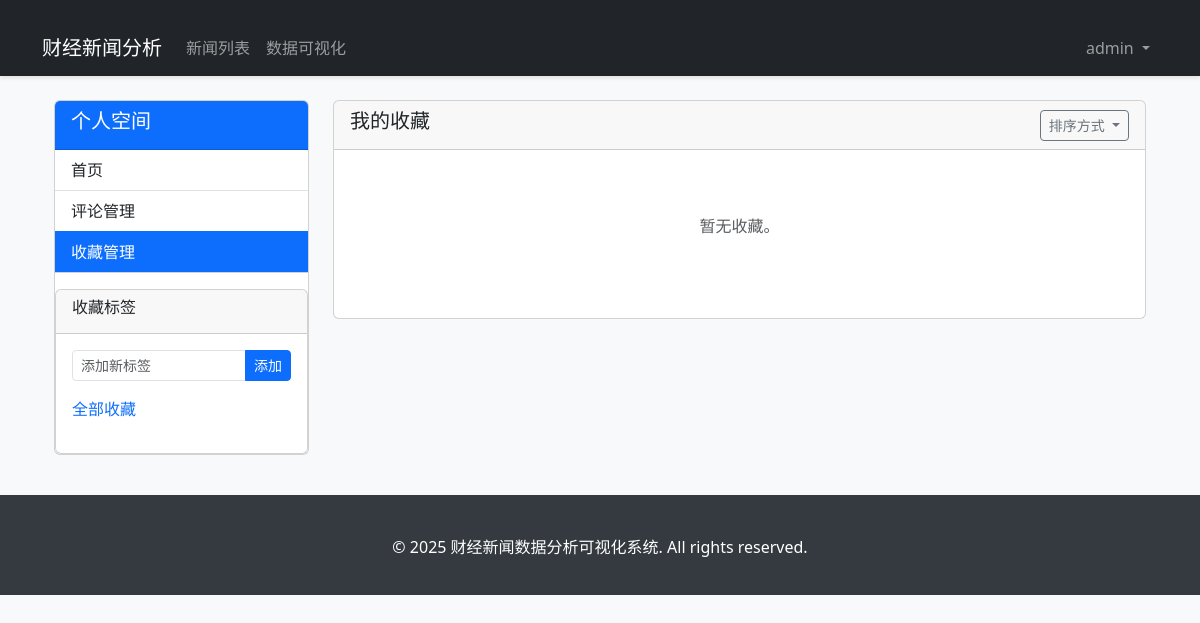
The page /collections/ (signed in) on the database as committed earlier.
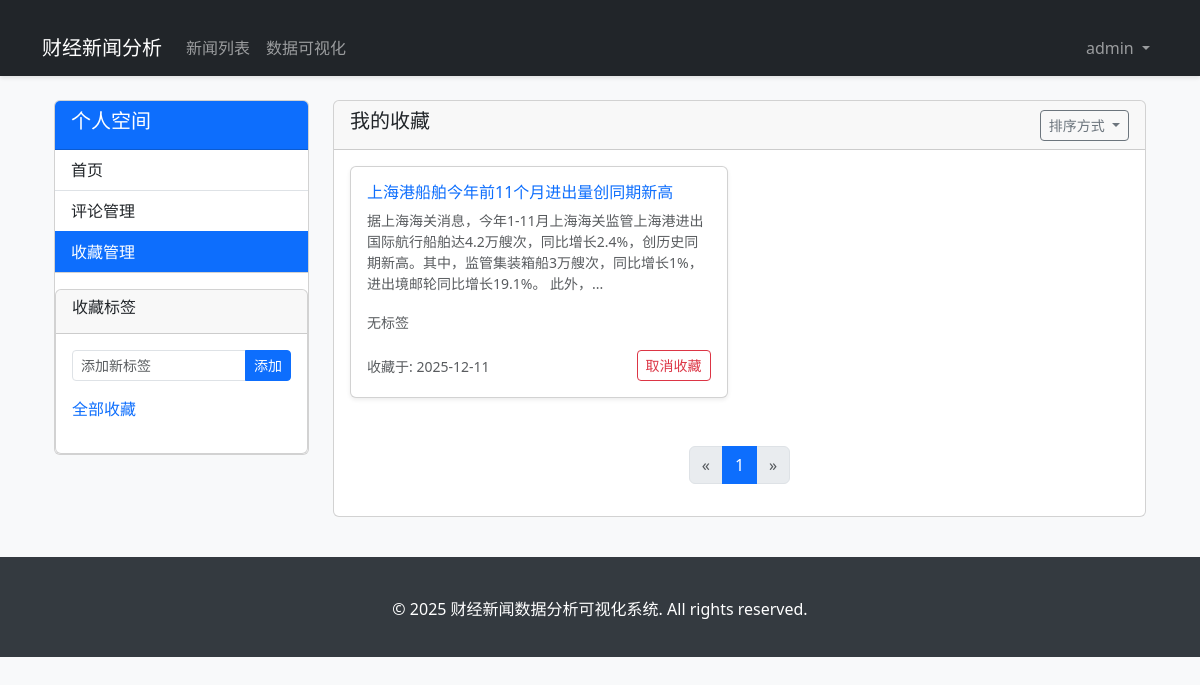
The same page on the database as committed later.
### news_analysis/models.py (models this page shows, shortened)
class Collection(models.Model):
    user = models.ForeignKey(User, on_delete=models.CASCADE, related_name='collections', verbose_name='收藏用户')
    news = models.ForeignKey(News, on_delete=models.CASCADE, related_name='collections', verbose_name='收藏新闻')
    tags = models.ManyToManyField(CollectionTag, blank=True, related_name='collections', verbose_name='收藏标签')
    created_at = models.DateTimeField(auto_now_add=True, verbose_name='收藏时间')
    class Meta:
        verbose_name = '收藏'
        verbose_name_plural = '收藏列表'
        unique_together = ('user', 'news')

class News(models.Model):
    title = models.CharField(max_length=255, verbose_name='新闻标题')
    content = models.TextField(verbose_name='新闻内容')
    publish_time = models.DateTimeField(verbose_name='发布时间')
    url = models.URLField(max_length=500, verbose_name='新闻链接', unique=True)
    platform = models.CharField(max_length=20, choices=PlatformChoice.choices, verbose_name='来源平台')
    source_id = models.CharField(max_length=100, verbose_name='平台内部ID', unique=True)
    author = models.CharField(max_length=100, blank=True, null=True, verbose_name='作者')
    read_count = models.IntegerField(default=0, verbose_name='阅读量')
    created_at = models.DateTimeField(auto_now_add=True, verbose_name='创建时间')
    updated_at = models.DateTimeField(auto_now=True, verbose_name='更新时间')
    is_valid = models.BooleanField(default=True, verbose_name='是否有效')
    class Meta:
        verbose_name = '新闻'
        verbose_name_plural = '新闻列表'
        ordering = ['-publish_time']

### news_analysis/views/profile_views.py (the view)
# urls.py: path('collections/', profile_views.user_collections, name='user_collections'),
@login_required
def user_collections(request):
    tag_id = request.GET.get('tag', '')
    sort_by = request.GET.get('sort', 'created_at')  # created_at 或 publish_time
    order = request.GET.get('order', 'desc')  # asc 或 desc
    query = Q(user=request.user)
    if tag_id:
        query &= Q(tags__id=tag_id)
    collections = Collection.objects.filter(query).distinct()
    if sort_by == 'publish_time':
        if order == 'asc':
            collections = collections.order_by('news__publish_time')
        else:
            collections = collections.order_by('-news__publish_time')
    else:  # 默认按收藏时间排序
        if order == 'asc':
            collections = collections.order_by('created_at')
        else:
            collections = collections.order_by('-created_at')
    user_tags = CollectionTag.objects.filter(user=request.user).order_by('name')
    paginator = Paginator(collections, 10)
    page = request.GET.get('page', 1)
    try:
        collections_page = paginator.page(page)
    except PageNotAnInteger:
        collections_page = paginator.page(1)
    except EmptyPage:
        collections_page = paginator.page(paginator.num_pages)
    return render(request, 'profile/collections.html', {
        'collections': collections_page,
        'user_tags': user_tags,
        'selected_tag': tag_id,
        'sort_by': sort_by,
        'order': order
    })

### templates/profile/collections.html (shortened to what the changed rows need)
{% extends 'base.html' %}
{% block content %}
<div class="container mt-4">
    <div class="row">
        <div class="col-md-9">
            <div class="card">
                <div class="card-body">
                    {% if collections %}
                        <div class="row">
                            {% for collection in collections %}
                                <div class="col-md-6 mb-4">
                                    <div class="card shadow-sm h-100">
                                        <div class="card-body">
                                            <h6 class="card-title mb-2">
                                                <a href="{% url 'news_detail' collection.news.id %}" class="text-primary text-decoration-none">
                                                    {{ collection.news.title|truncatechars:50 }}
                                                </a>
                                            </h6>
                                            <p class="card-text text-muted small mb-3">
                                                {{ collection.news.content|striptags|truncatechars:100 }}
                                            </p>
                                            <div class="mb-3">
                                                {% if collection.tags.all %}
                                                    {% for tag in collection.tags.all %}
                                                        <span class="badge bg-secondary me-1">
                                                            {{ tag.name }}
                                                        </span>
                                                    {% endfor %}
                                                {% else %}
                                                    <span class="text-muted small">无标签</span>
                                                {% endif %}
                                            </div>
                                            <div class="d-flex justify-content-between align-items-center">
                                                <div>
                                                    <small class="text-muted">
                                                        收藏于: {{ collection.created_at|date:"Y-m-d" }}
                                                    </small>
                                                </div>
                                                <div class="btn-group">
                                                    <a href="{% url 'remove_collection' collection.id %}" class="btn btn-sm btn-outline-danger" onclick="return confirm('确定要取消收藏这篇文章吗？')">
                                                        取消收藏
                                                    </a>
                                                </div>
                                            </div>
                                        </div>
                                    </div>
                                </div>
                            {% endfor %}
                        </div>
                        <nav aria-label="Page navigation" class="mt-4">
                            <ul class="pagination justify-content-center">
                                {% if collections.has_previous %}
                                    <li class="page-item">
                                        <a class="page-link" href="?page={{ collections.previous_page_number }}{% if selected_tag %}&tag={{ selected_tag }}{% endif %}{% if sort_by %}&sort={{ sort_by }}{% endif %}{% if order %}&order={{ order }}{% endif %}" aria-label="Previous">
                                            <span aria-hidden="true">&laquo;</span>
                                        </a>
                                    </li>
                                {% else %}
                                    <li class="page-item disabled">
                                        <a class="page-link" href="#" aria-label="Previous">
                                            <span aria-hidden="true">&laquo;</span>
                                        </a>
                                    </li>
                                {% endif %}
                                {% for num in collections.paginator.page_range %}
                                    {% if collections.number == num %}
                                        <li class="page-item active"><a class="page-link" href="#">{{ num }}</a></li>
                                    {% else %}
                                        <li class="page-item"><a class="page-link" href="?page={{ num }}{% if selected_tag %}&tag={{ selected_tag }}{% endif %}{% if sort_by %}&sort={{ sort_by }}{% endif %}{% if order %}&order={{ order }}{% endif %}">{{ num }}</a></li>
                                    {% endif %}
                                {% endfor %}
                                {% if collections.has_next %}
                                    <li class="page-item">
                                        <a class="page-link" href="?page={{ collections.next_page_number }}{% if selected_tag %}&tag={{ selected_tag }}{% endif %}{% if sort_by %}&sort={{ sort_by }}{% endif %}{% if order %}&order={{ order }}{% endif %}" aria-label="Next">
                                            <span aria-hidden="true">&raquo;</span>
                                        </a>
                                    </li>
                                {% else %}
                                    <li class="page-item disabled">
                                        <a class="page-link" href="#" aria-label="Next">
                                            <span aria-hidden="true">&raquo;</span>
                                        </a>
                                    </li>
                                {% endif %}
                            </ul>
                        </nav>
                    {% else %}
                        <div class="text-center py-5">
                            <p class="text-muted">暂无收藏{% if selected_tag %}，或者该标签下没有收藏{% endif %}。</p>
                        </div>
                    {% endif %}
                </div>
            </div>
        </div>
    </div>
</div>
{% endblock %}

Rows that differ between the two databases and show on the page:
added Collection: news "上海港船舶今年前11个月进出量创同期新高", news.content "据上海海关消息，今年1-11月上海海关监管上海港进出国际航行船舶达4.2万艘次，同比增长2.4%，创历史同期新高。其中，监管集装箱船3万艘次，同比增长1%，进出境邮轮同比增长19.1%。 此外，...", shows "无标签", created_at "2025-12-11"
Other text that changed with them:
text no longer shown: "暂无收藏 。"
new list line: "1"
